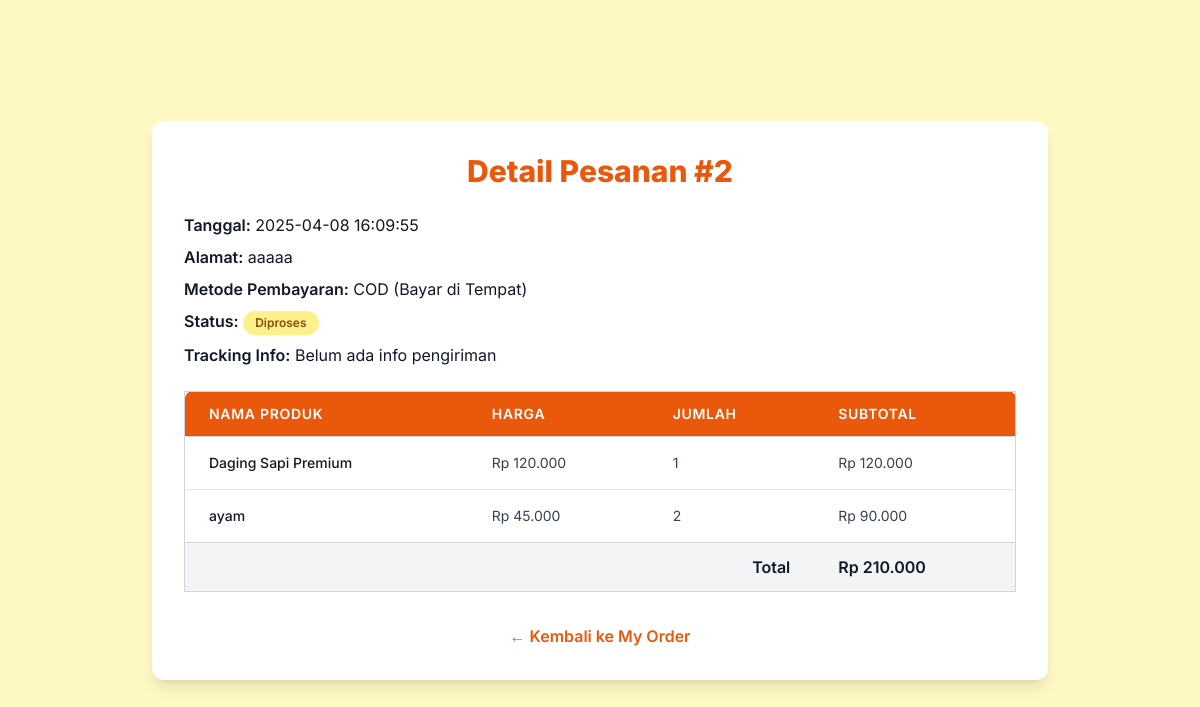
Page /order_detail.php?id=2 (signed in) on the committed database.
### tables this page shows
CREATE TABLE `orders` (
  `id` int(11) NOT NULL,
  `user_id` int(11) DEFAULT NULL,
  `order_date` datetime DEFAULT current_timestamp(),
  `address` text DEFAULT NULL,
  `payment_method` varchar(50) DEFAULT NULL,
  `status` varchar(50) DEFAULT 'Menunggu Konfirmasi',
  `tracking_info` text DEFAULT NULL
);

CREATE TABLE `order_items` (
  `id` int(11) NOT NULL,
  `order_id` int(11) DEFAULT NULL,
  `product_id` int(11) DEFAULT NULL,
  `quantity` int(11) DEFAULT NULL,
  `price` decimal(10,2) DEFAULT NULL
);

CREATE TABLE `products` (
  `id` int(11) NOT NULL,
  `name` varchar(100) DEFAULT NULL,
  `description` text DEFAULT NULL,
  `price` int(11) DEFAULT NULL,
  `image` varchar(255) DEFAULT NULL
);

### order_detail.php (the view, shortened to what this page needs)
<?php
include 'db_connect.php';
$order_id = $_GET['id'];
$user_id = $_SESSION['user_id'];
$order = mysqli_query($conn, "SELECT * FROM orders WHERE id = '$order_id' AND user_id = '$user_id'");
$order_data = mysqli_fetch_assoc($order);
$items = mysqli_query($conn, "
    SELECT oi.quantity, oi.price, p.name, oi.product_id
    FROM order_items oi
    JOIN products p ON oi.product_id = p.id
    WHERE oi.order_id = '$order_id'
");
$total = 0;
?>
<!DOCTYPE html>
<html lang="en">
<head>
    <script src="https://cdn.tailwindcss.com"></script>
</head>
<body class="bg-yellow-100 min-h-screen p-6 flex items-center justify-center">
    <div class="bg-white rounded-xl shadow-lg max-w-4xl w-full p-8">
        <h1 class="text-orange-600 font-extrabold text-3xl mb-6 text-center">Detail Pesanan #<?php echo htmlspecialchars($order_id); ?></h1>
        <div class="mb-6 space-y-2 text-gray-900 text-sm sm:text-base">
            <p><span class="font-semibold">Tanggal:</span> <?php echo htmlspecialchars($order_data['order_date']); ?></p>
            <p><span class="font-semibold">Alamat:</span>
            <?php if ($order_data['status'] == 'Menunggu Pembayaran' && !$order_data['address_updated']): ?>
                <form method="POST" action="update_address.php" class="inline">
                    <input type="hidden" name="order_id" value="<?= htmlspecialchars($order_id) ?>">
<input type="text" name="address" value="<?= htmlspecialchars($order_data['address']) ?>" required class="rounded px-2 py-1 focus:outline-none focus:ring-0">
                    <button type="submit" class="bg-orange-600 text-white px-3 py-1 rounded ml-2 hover:bg-orange-700 transition">Update</button>
                </form>
            <?php else: ?>
                <?= htmlspecialchars($order_data['address']) ?>
            <?php endif; ?>
            </p>
            <p><span class="font-semibold">Metode Pembayaran:</span> <?php echo htmlspecialchars($order_data['payment_method'] == 'cod' ? 'COD (Bayar di Tempat)' : 'Transfer Bank'); ?></p>
            <p><span class="font-semibold">Status:</span>
                <span class="inline-block px-3 py-1 text-xs font-semibold rounded-full
                    <?php
                    echo $order_data['status'] == 'Menunggu Pembayaran' ? 'bg-gray-200 text-gray-800' :
                         ($order_data['status'] == 'Diproses' ? 'bg-yellow-200 text-yellow-800' :
                         ($order_data['status'] == 'Dikirim' ? 'bg-green-200 text-green-800' :
                         ($order_data['status'] == 'Selesai' ? 'bg-blue-200 text-blue-800' :
                         ($order_data['status'] == 'Dibatalkan' ? 'bg-red-200 text-red-800' : 'bg-gray-200 text-gray-800'))));
                    ?>">
                    <?php echo htmlspecialchars($order_data['status']); ?>
                </span>
            </p>
            <p><span class="font-semibold">Tracking Info:</span> <?php echo htmlspecialchars($order_data['tracking_info'] ?: 'Belum ada info pengiriman'); ?></p>
        </div>
        <div class="overflow-x-auto">
            <table class="min-w-full divide-y divide-gray-300 border border-gray-300 rounded-lg">
                <thead class="bg-orange-600 text-white">
                    <tr>
                        <th class="px-6 py-3 text-left text-sm font-semibold uppercase tracking-wider rounded-tl-lg">Nama Produk</th>
                        <th class="px-6 py-3 text-left text-sm font-semibold uppercase tracking-wider">Harga</th>
                        <th class="px-6 py-3 text-left text-sm font-semibold uppercase tracking-wider">Jumlah</th>
                        <th class="px-6 py-3 text-left text-sm font-semibold uppercase tracking-wider rounded-tr-lg">Subtotal</th>
                    </tr>
                </thead>
                <tbody class="bg-white divide-y divide-gray-200">
                    <?php
                    while ($row = mysqli_fetch_assoc($items)):
                        $subtotal = $row['price'] * $row['quantity'];
                        $total += $subtotal;
                    ?>
                    <tr>
                        <td class="px-6 py-4 whitespace-nowrap text-sm text-gray-900 font-medium"><?php echo htmlspecialchars($row['name']); ?></td>
                        <td class="px-6 py-4 whitespace-nowrap text-sm text-gray-700">Rp <?php echo number_format($row['price'], 0, ',', '.'); ?></td>
                        <td class="px-6 py-4 whitespace-nowrap text-sm text-gray-700"><?php echo $row['quantity']; ?></td>
                        <td class="px-6 py-4 whitespace-nowrap text-sm text-gray-700">Rp <?php echo number_format($subtotal, 0, ',', '.'); ?></td>
                    </tr>
                    <?php endwhile; ?>
                </tbody>
                <tfoot class="bg-gray-100 font-semibold text-gray-900">
                    <tr>
                        <td class="px-6 py-3 text-right" colspan="3">Total</td>
                        <td class="px-6 py-3 whitespace-nowrap">Rp <?php echo number_format($total, 0, ',', '.'); ?></td>
                    </tr>
                </tfoot>
            </table>
        </div>
        <div class="mt-8 text-center">
            <a href="my_orders.php" class="inline-block text-orange-600 font-semibold hover:underline">← Kembali ke My Order</a>
        </div>
    </div>
</body>
</html>

### order_detail.php (style rules this page uses)
body { font-family: 'Inter', sans-serif; }

### rows in the picture
orders: order_date "2025-04-08 16:09:55", address "aaaaa", payment_method "COD (Bayar di Tempat)", status "Diproses", tracking_info "Belum ada info pengiriman"
order_items: product.name "Daging Sapi Premium", price "120.000", quantity "1", subtotal "120.000"
order_items: product.name "ayam", price "45.000", quantity "2", subtotal "90.000"

### other values in the picture
$order_id "2"
$total "210.000"
